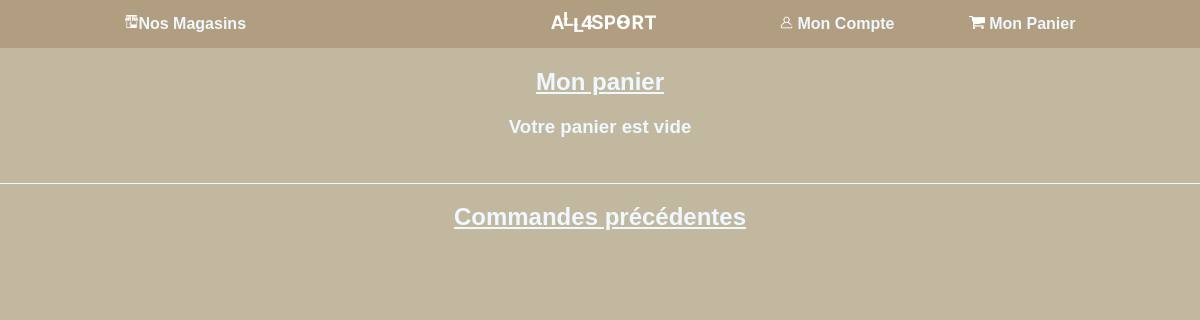
Page /Controller/monPanier.php (signed in) on the earlier database version.
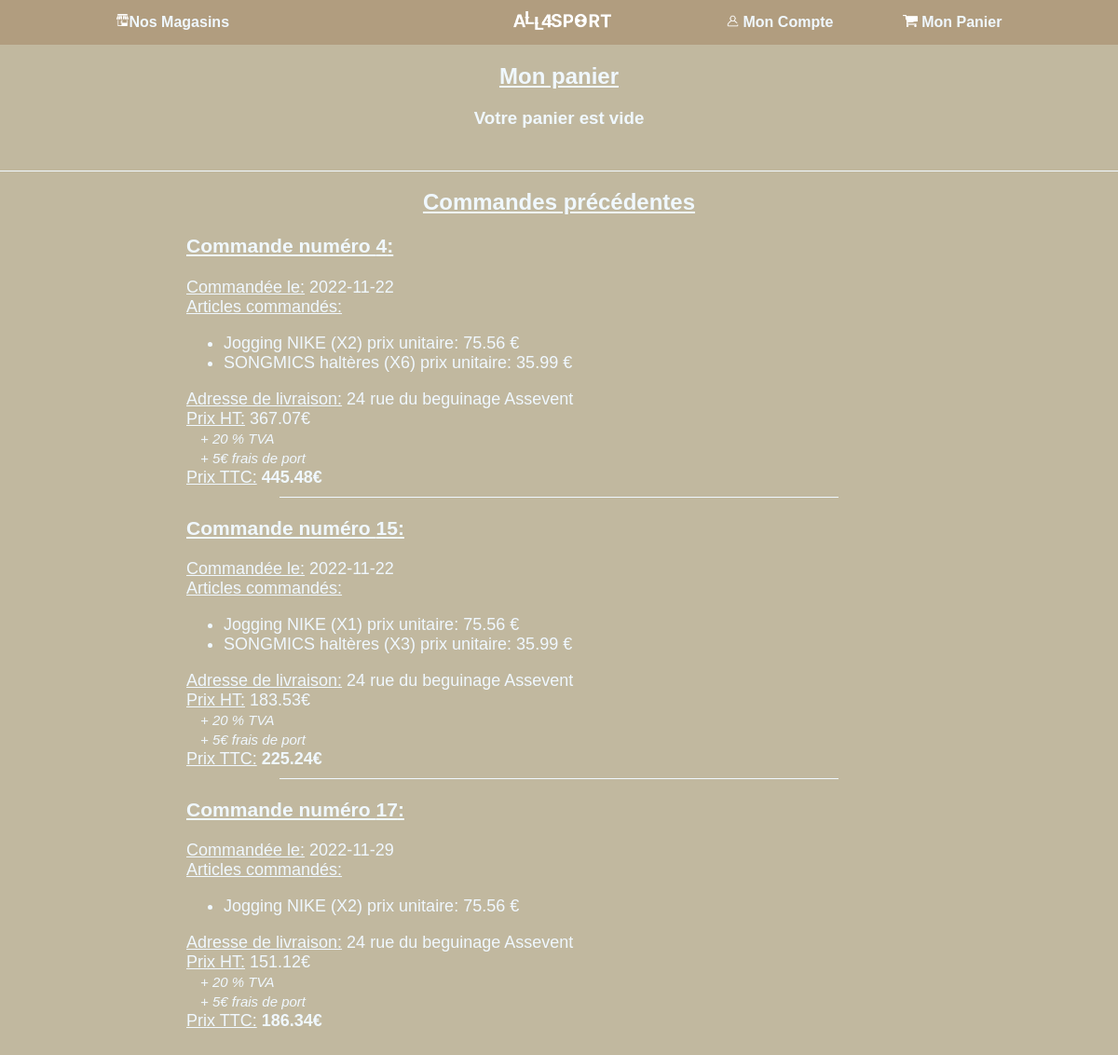
Same page on the later database version.
### tables this page shows
CREATE TABLE `commande` (
  `co_id` int(11) NOT NULL,
  `co_date` date NOT NULL,
  `co_prixTotal` float NOT NULL,
  `co_statut` varchar(45) NOT NULL DEFAULT 'En attente',
  `fk_cl` int(11) NOT NULL
);

CREATE TABLE `client` (
  `cl_id` int(11) NOT NULL,
  `cl_code` varchar(11) NOT NULL,
  `cl_nom` varchar(60) NOT NULL,
  `cl_prenom` varchar(45) NOT NULL,
  `cl_mdp` varchar(150) NOT NULL,
  `cl_adresse` varchar(128) NOT NULL,
  `cl_email` varchar(45) NOT NULL,
  `cl_telephone` varchar(15) NOT NULL,
  `cl_dateNaissance` date NOT NULL
);

### Controller/monPanier.php (called while the page is built, shortened)
<?php
include("../Model/commandes.php");
if (isset($_SESSION["login"])) {
    $infosCl = getIdClient();
    $resultGCo = getAllCommandes($infosCl);
};
include("../View/monPanier.php");

### Model/commandes.php (called while the page is built, shortened)
<?php
function getIdClient()
{
    $getLogin = "SELECT cl_id FROM `client` WHERE cl_code = '" . $_SESSION['login'] . "';";
    $bdd = construct_();
    $queryGL = $bdd->prepare($getLogin);
    $queryGL->execute();
    $resultGL = $queryGL->fetch();
    return $resultGL;
}
function getAllCommandes($infosCl)
{
    $getCommandes = "SELECT co_id, co_date, co_prixTotal, cl_adresse
    FROM `commande`
        JOIN client ON fk_cl = cl_id
    WHERE co_statut != 'En attente' AND fk_cl =" . $infosCl["cl_id"] . ";";
    $bdd = construct_();
    $queryGCo = $bdd->prepare($getCommandes);
    $queryGCo->execute();
    $resultGCo = $queryGCo->fetchAll();
    return $resultGCo;
}
function getCommandePassee($resGCo)
{
    $getCoPassee = "SELECT pr_nom, pr_quantite, pr_coutHT, co_prixTotal, ls_libelle, cl_adresse
    FROM `commande`
        JOIN lie_a ON fk_co = co_id
        JOIN produit ON lie_a.fk_pr = pr_reference
        JOIN est_stocke ON est_stocke.fk_pr = pr_reference
        JOIN lieustockage ON ls_id = fk_ls
        JOIN client ON fk_cl = cl_id
    WHERE co_id =" . $resGCo["co_id"] . ";";
    $bdd = construct_();
    $queryGCP = $bdd->prepare($getCoPassee);
    $queryGCP->execute();
    $resultGCP = $queryGCP->fetchAll();
    return $resultGCP;
}

### View/monPanier.php (the view, shortened to what this page needs)
<?php
if (isset($_SESSION["login"])) {
    include("../View/header_connected.php");
} else {
    include("../View/header_unconnected.php");
};
?>
<center>
    <div>
        <h2>Mon panier</h2>
</center>
<?php
if (isset($_SESSION["panier"])) {
    $prixTotal = 0;
    foreach ($_SESSION["panier"] as $key => $value) {
        $photo = getPhoto($key);
        $infos = getInfoArt($key);
        $prix = getPrixTTC($infos);
        $prixTTC = GetPrixTotal($prix, $value);
        echo "<form method='POST' action='ValidationPanier.php'>
                <div style='display: flex; align-items: center;'>
                    <a href='produit.php?id=" . $infos["pr_reference"] . "' style='display: flex; align-items: center;'>
                        <img  style='margin-left: 15px; margin-top: 15px; margin-bottom: 15px' src='" . $photo[0] . "' width = '100px', height='100px'>
                        <p style='margin-left: 15px; font-size: 20px; text-decoration: underline;'>" . $infos["pr_nom"] . "</p>
                    </a>
                    <div>
                        <input type='text' value='" . $value . "' min='0' style='color: aliceblue; background-color: #B19D7F; margin-left: 15px; margin-right: 5px; height: 20px; width: 76px; font-size: 15px; border-radius: 5px 5px 0px 0px; border: none; text-align: center;'>
                        <div style='display: flex; margin-left: 15px;'>
                            <a style='background-color: aliceblue; color: #c1B89F; border-radius: 0px 0px 0px 5px; height: 20px; width: 40px' href='MoinSession.php?id=" . $infos["pr_reference"] . "'><center>-</center></a>
                            <a style='background-color: aliceblue; color: #c1B89F; border-radius: 0px 0px 5px 0px; height: 20px; width: 40px' href='PlusSession.php?id=" . $infos["pr_reference"] . "'><center>+</center></a>
                        </div>
                    </div>
                    <p> x " . $infos["pr_coutHT"] . " €</p>
                    <p style='margin-left: 30px; font-size: 30px;'>" . $prixTTC . " €</p>
                </div>
               <br>";
        $prixTotal += $prixTTC;
    }
    echo "  <span style='font-size:15px; font-style:italic; margin-left: 110px'>&emsp;+ 20 % TVA </span>
        <br>
            <span style='font-size:15px; font-style:italic; margin-left: 110px'>&emsp;+ 5€ frais de port</span>";
    echo "<center><p> Total du panier : <span style='font-size: 30px; text-decoration: underline;'>" . round($prixTotal * 1.2 + 5, 2) . " €</span>
        <input type='hidden' name='prixTotal' value='" . $prixTotal . "'>";
    if (isset($_SESSION['login'])) {
        echo '<br><button type="submit">Valider</button></form></center>';
    } else {
        echo '<br></form><a href="connexion.php" id="boutton">Valider</a></center>';
    }
} else {
    echo "<center><h3>Votre panier est vide</h3></center>";
}
if (isset($_SESSION["login"])) {
    echo "<br><hr style='border: none; background-color: aliceblue; height:1px;'><h2>Commandes précédentes</h2>";
    foreach ($resultGCo as $resGCo) {
        if ($resultGCo[0] != $resGCo) {
            echo "<hr style='border: none;
                                        background-color: aliceblue;
                                        height:1px;
                                        margin-left: 300px;
                                        margin-right: 300px'>";
        }
        $resultGCP = getCommandePassee($resGCo);
        $texte = "<div style='padding-left: 200px;
                                        padding-right: 200px;
                                        font-size:18px;'>
                <p><h3><u>Commande numéro " . $resGCo["co_id"] . ": </h3>Commandée le:</u> " . $resGCo["co_date"] . "<br><u>Articles commandés:</u> <ul>";
        foreach ($resultGCP as $resGCP) {
            $texte .= "<li>" . $resGCP["pr_nom"] . " (X" . $resGCP["pr_quantite"] . ") prix unitaire: " . round($resGCP["pr_coutHT"], 2) . " €</li>";
        }
        $texte .= "</ul> " .
            "<u>Adresse de livraison:</u> " . $resGCo["cl_adresse"];
        $prixTotal = $resGCo["co_prixTotal"] + 5;
        $texte .= "<br><u>Prix HT:</u> " . round($resGCo["co_prixTotal"] / 1.2, 2) . "€ <br><span style='font-size:15px; font-style:italic'>&emsp;+ 20 % TVA <br>&emsp;+ 5€ frais de port</span><br> <u>Prix TTC:</u> <b>" . round($prixTotal, 2) . "€ </b></p>";
        echo $texte . "</div>";
    }
}
?>
<br>
</html>

### View/header_connected.php (shortened to what this page needs)
<!DOCTYPE html>
<html lang="en">
<head>
    <link href="../View/style/index.css" rel="stylesheet">
</head>
<body>
    <header>
        <div class="magasin">
            <img src="../images/store.png" alt="store.png" height=13px>
            <a href="nosMagasins.php" id="liens">Nos Magasins</a>
        </div>
        <div class="logo"><a href="index.php"><img src="../images/logo.png" alt="logo.png" height=20px style="padding-left: 180px;"></a></div>
        <div class="magasin">
            <div>
                <a href="monCompte.php" id="liens">
                    <img src="../images/perso.png" alt="perso.png" height=13px>
                    Mon Compte
                </a>
            </div>
            <div>
                <a href="monPanier.php" id="liens">
                    <img src="../images/panier.png" alt="panier.png" height=13px style="margin-left: 75px;">
                    Mon Panier
                </a>
            </div>
        </div>
    </header>

### View/style/index.css (style rules this page uses)
header { font-weight: bold; background-color: #B19D7F; display: flex; justify-content: space-evenly; align-content: center; align-items: center; flex-wrap: nowrap; padding-top: 1vw; padding-bottom: 1vw; }
body { background-color: #c1B89F; margin: 0px; color: aliceblue; font-family: Arial, sans-serif; }
a:-webkit-any-link { color: aliceblue; text-decoration: none; }
h2 { background-color: #c1B89F; text-align: center; text-decoration: underline; font-size: none; }
.magasin { display: flex; }
p { margin-top: 10px; margin-bottom: 10px; margin-right: 0px; }

Differences in the rows shown:
added commande: co_id "4", co_date "2022-11-22", pr_nom "Jogging NIKE", pr_quantite "2", pr_coutHT "75.56", pr_nom "SONGMICS haltères", pr_quantite "6", pr_coutHT "35.99", fk_cl.cl_adresse "24 rue du beguinage Assevent", $resGCo['co_prixTotal']/1.2 "367.07", co_prixTotal "445.48"
added commande: co_id "15", co_date "2022-11-22", pr_nom "Jogging NIKE", pr_quantite "1", pr_coutHT "75.56", pr_nom "SONGMICS haltères", pr_quantite "3", pr_coutHT "35.99", fk_cl.cl_adresse "24 rue du beguinage Assevent", $resGCo['co_prixTotal']/1.2 "183.53", co_prixTotal "225.24"
added commande: co_id "17", co_date "2022-11-29", pr_nom "Jogging NIKE", pr_quantite "2", pr_coutHT "75.56", fk_cl.cl_adresse "24 rue du beguinage Assevent", $resGCo['co_prixTotal']/1.2 "151.12", co_prixTotal "186.34"
